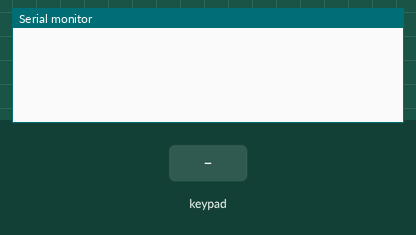
Recording of a sketch running on a simulated Arduino Uno, built with avr-gcc and run on an emulated ATmega328P. On the bench: the last lines printed to the serial monitor. The test bench sets the inputs (shaded band).

Above: at 1.2 s.
1.3 s: key '1' pressed
At 1.9 s:
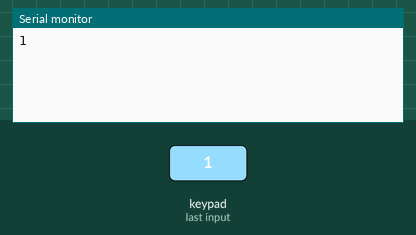
2.8 s: keypad keys 1 2 3 4 # pressed 0.4 s apart
At 5.7 s:
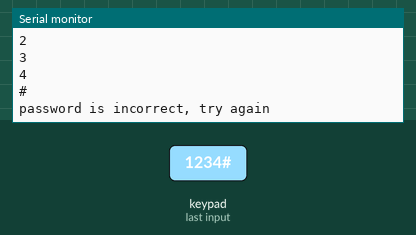
6.3 s: key '*' pressed
At 7.3 s:
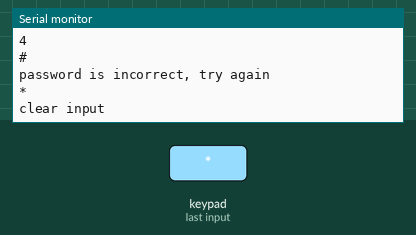
7.8 s: keypad keys 1 2 3 4 # pressed 0.4 s apart
At 10.6 s:
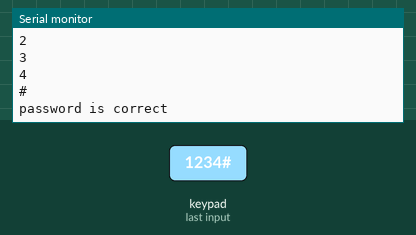
Timing chart, 0 to 12.1 s (numbered marks = the images above; inputs shaded):
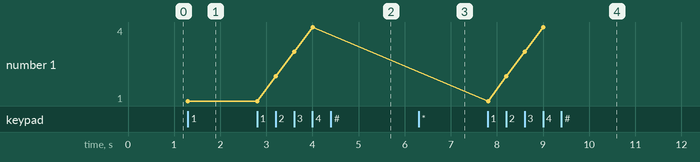

Measured:
- after the input at 1.3 s, the serial monitor: prints a new line at once (image 1)
- after the input at 2.8 s, the serial monitor: prints a new line after 0.40 s (image 2)
- after the input at 6.3 s, the serial monitor: prints a new line at once (image 3)
- after the input at 7.8 s, the serial monitor: prints a new line at once (image 4)
- plotted number 1: 1 → 4 after the input at 2.8 s

The sketch:

KEYPAD__PART2_.ino
```cpp
#include <Keypad.h>

const int ROW_NUM = 4; //four rows
const int COLUMN_NUM = 3; //three columns

char keys[ROW_NUM][COLUMN_NUM] = {
  {'1','2','3'},
  {'4','5','6'},
  {'7','8','9'},
  {'*','0','#'}
};

byte pin_rows[ROW_NUM] = {11, 10, 9, 8}; //connect to the row pinouts of the keypad
byte pin_column[COLUMN_NUM] = {5, 4, 3}; //connect to the column pinouts of the keypad

Keypad keypad = Keypad( makeKeymap(keys), pin_rows, pin_column, ROW_NUM, COLUMN_NUM );

const String password = "1234"; // change your password here
String input_password;

void setup(){
  Serial.begin(9600);
  input_password.reserve(32); // maximum input characters is 33, change if needed
}

void loop(){
  char key = keypad.getKey();
  if (key){
    Serial.println(key);

    if(key == '*') {
      input_password = ""; // clear input password
      Serial.println("clear input");
    } else if(key == '#') {
      if(password == input_password) {
        Serial.println("password is correct");
      } else {
        Serial.println("password is incorrect, try again");
      }
      input_password = ""; // clear input password
    } else {
      input_password += key; // append new character to input password string
    }
  }
}
```
